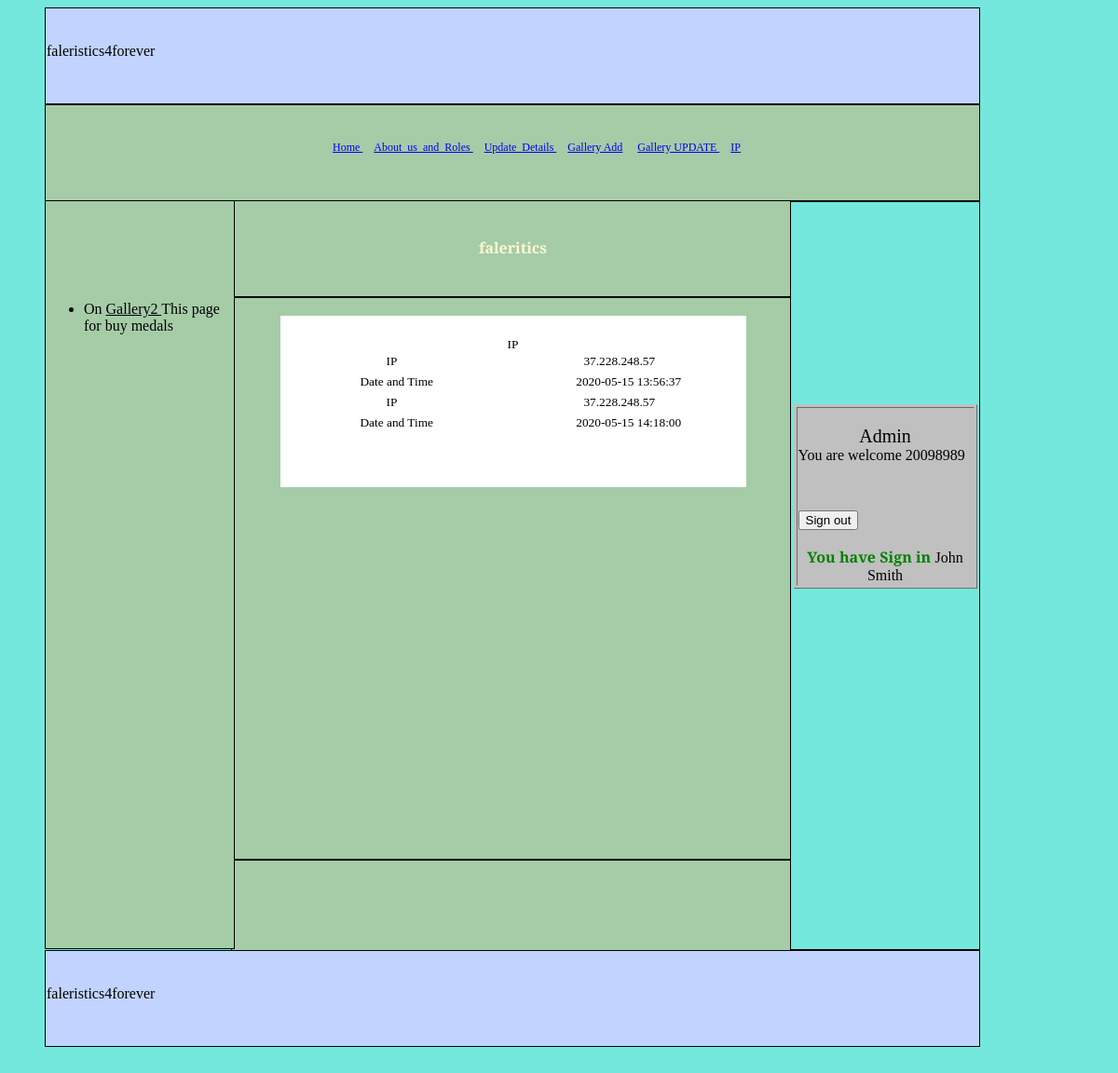
The page /IP.php (signed in) on the database as committed earlier.
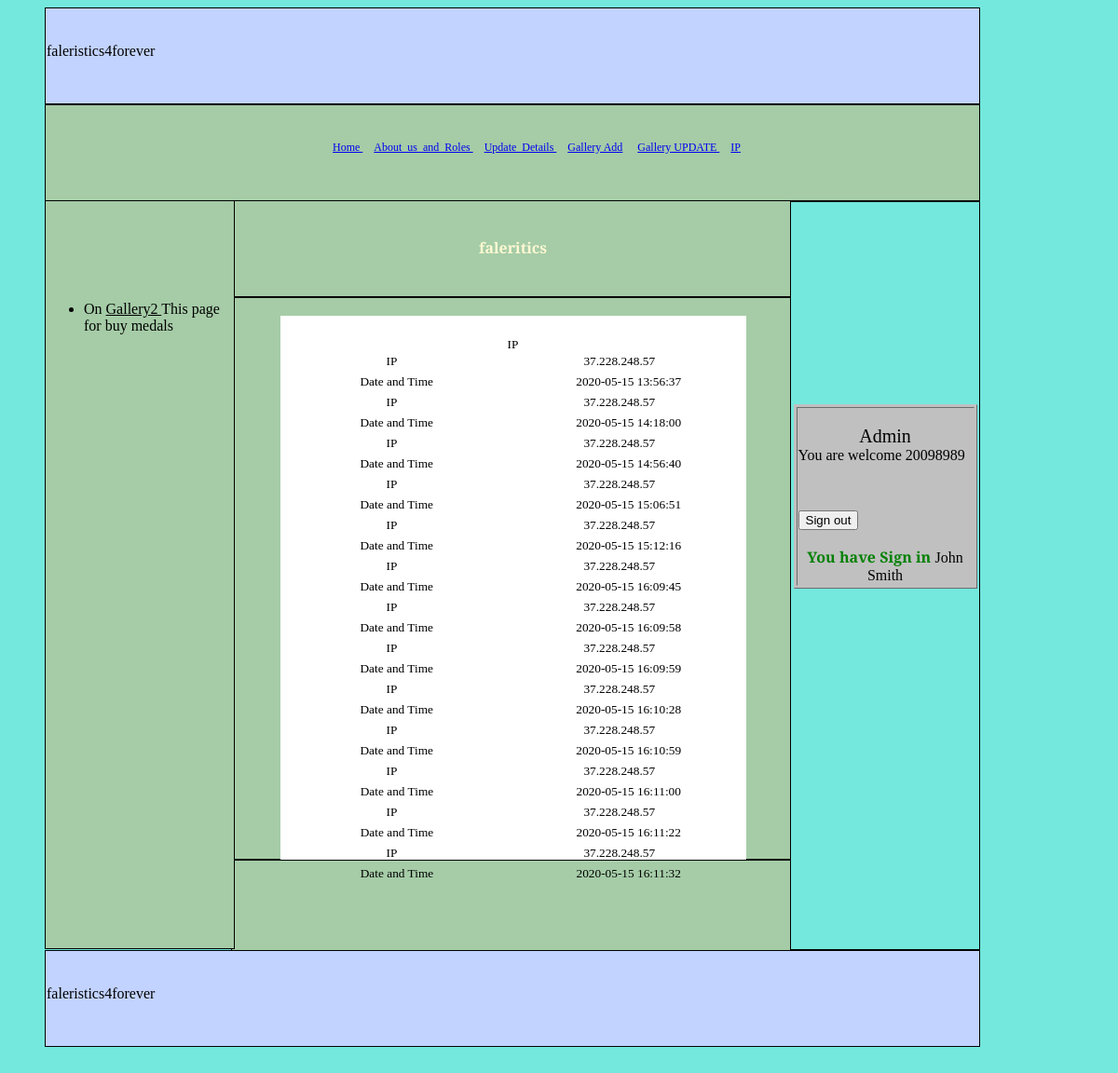
The same page on the database as committed later.
### tables this page shows
CREATE TABLE `IP` (
  `IP` varchar(20) NOT NULL,
  `joined_on` timestamp NOT NULL DEFAULT CURRENT_TIMESTAMP
);

### IP.php (the view, shortened to what the changed rows need)
<!DOCTYPE html>
<html>
	<head>
    </head>
			<body bgcolor="#74E8DD">
				<div id="section" style="border-style: solid; border-width: 1px; padding-left: 1px;
				padding-right: 1px; padding-top: 1px; padding-bottom: 1px">
				<br>
<table width="500" height="100" bgcolor="#FFFFFF" style="border-color: #C0C0C0" align="center">
<tr><td>
<form method="POST" action="Gallery2.php">
<?php
if(isset($_SESSION["lg"])  &&  $_SESSION["fg"]=="1"  || isset($_SESSION["lj"]) &&  $_SESSION["fg"]=="1" || isset($_SESSION["fg"])  &&  $_SESSION["fg"]=="1")
{
	try{
		$dbConnection = new
PDO('mysql:dbname='.DB_DATABASE.';host='.DB_HOST.';charset=utf8', DB_USER, DB_PASSWORD);
		$dbConnection->setAttribute(PDO::ATTR_EMULATE_PREPARES, false);
		$dbConnection->setAttribute(PDO::ATTR_ERRMODE, PDO::ERRMODE_EXCEPTION);
	} catch (PDOException $e) {echo 'Connection failed: ' . $e->getMessage();}
		{$sqlj = "SELECT * FROM IP";}
$items = $dbConnection->prepare("$sqlj");
$items->execute();
$rowg[0]="&nbsp;&nbsp;&nbsp;&nbsp;&nbsp;IP&nbsp;&nbsp;&nbsp;&nbsp;&nbsp;&nbsp;&nbsp;&nbsp;&nbsp;&nbsp;&nbsp;&nbsp;&nbsp;&nbsp;";
$rowg[1]="&nbsp;&nbsp;&nbsp;&nbsp;&nbsp;Date and Time";
echo '<br>';
foreach ($items as $row)
{
for($u=0; $u<2; $u++)
{
echo '<div align="center"><font color ="black" style="font-size: 10pt">' .$rowg[$u].
"&nbsp;&nbsp;&nbsp;&nbsp;&nbsp;&nbsp;&nbsp;&nbsp;&nbsp;&nbsp;&nbsp;&nbsp;&nbsp;&nbsp;
&nbsp;&nbsp;&nbsp;&nbsp;&nbsp;&nbsp;&nbsp;&nbsp;&nbsp;&nbsp;&nbsp;&nbsp;&nbsp;&nbsp;&nbsp;&nbsp;&nbsp;&nbsp;&nbsp;&nbsp;&nbsp;&nbsp;
&nbsp;&nbsp;&nbsp;&nbsp;&nbsp;&nbsp;&nbsp;&nbsp;"
 .$row[$u]."</font></div></td></tr><tr><td>";
}
}
echo '<br>';
echo '<br>';
echo '<br>';
}
?>
</td></tr>
</table>
			</div>
			<br><br>
			</body>
</html>

Rows that differ between the two databases and show on the page:
added ip: u "IP", IP "37.228.248.57", u "Date and Time", joined_on "2020-05-15 14:56:40"
added ip: u "IP", IP "37.228.248.57", u "Date and Time", joined_on "2020-05-15 15:06:51"
added ip: u "IP", IP "37.228.248.57", u "Date and Time", joined_on "2020-05-15 15:12:16"
added ip: u "IP", IP "37.228.248.57", u "Date and Time", joined_on "2020-05-15 16:09:45"
added ip: u "IP", IP "37.228.248.57", u "Date and Time", joined_on "2020-05-15 16:09:58"
added ip: u "IP", IP "37.228.248.57", u "Date and Time", joined_on "2020-05-15 16:09:59"
added ip: u "IP", IP "37.228.248.57", u "Date and Time", joined_on "2020-05-15 16:10:28"
added ip: u "IP", IP "37.228.248.57", u "Date and Time", joined_on "2020-05-15 16:10:59"
added ip: u "IP", IP "37.228.248.57", u "Date and Time", joined_on "2020-05-15 16:11:00"
added ip: u "IP", IP "37.228.248.57", u "Date and Time", joined_on "2020-05-15 16:11:22"
added ip: u "IP", IP "37.228.248.57", u "Date and Time", joined_on "2020-05-15 16:11:32"
